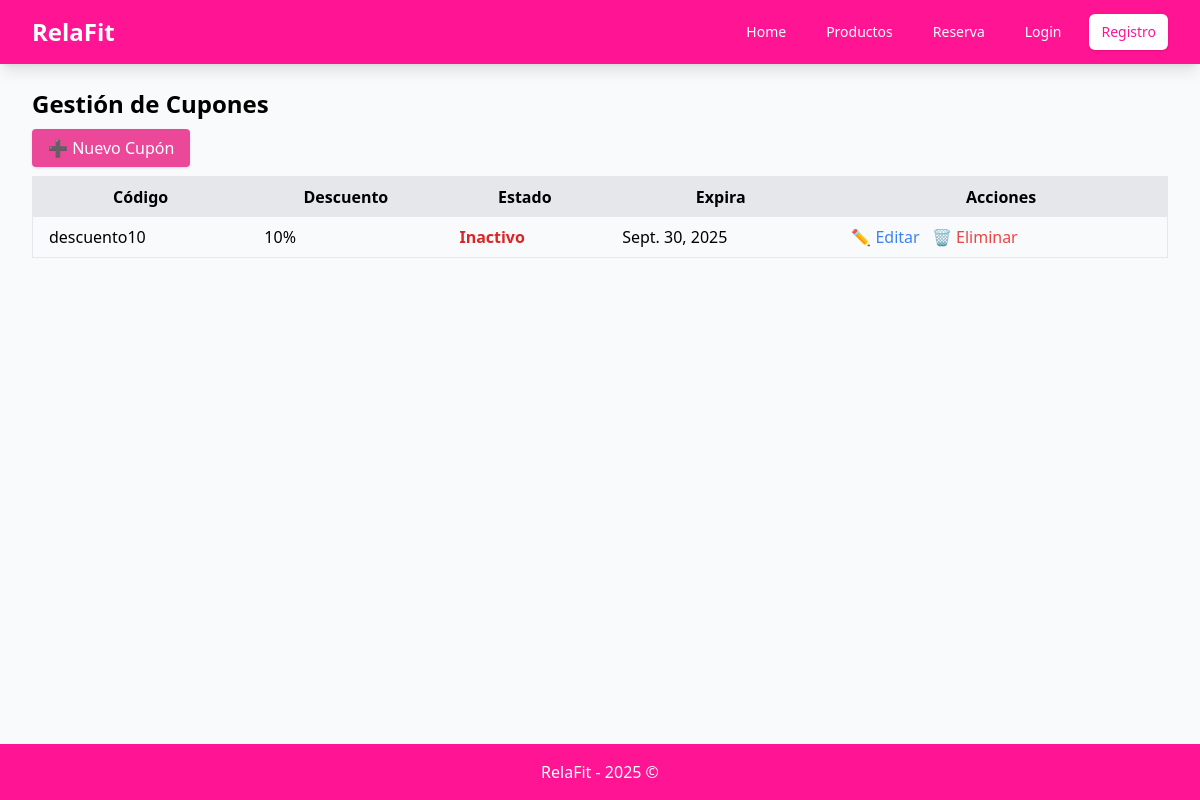
The page /panel/cupones/ on the database its author committed.
### Sesion/models.py (models this page shows)
class Cupon(models.Model):
    idCupon = models.AutoField(primary_key = True)
    descuentoCupon = models.IntegerField()
    codigoCupon = models.CharField()
    estadoCupon = models.BooleanField()
    fechaVencimientoCupon = models.DateField()

### Sesion/views.py (the view)
# urls.py: path("panel/cupones/", CuponListView.as_view(), name="cupon_list"),
class CuponListView(ListView):
    model = Cupon
    template_name = "cupon/cupon_list.html"
    context_object_name = "cupones"

### Sesion/templates/cupon/cupon_list.html (shortened to what this page needs)
{% extends "base.html" %}
{% block content %}
<h1 class="text-2xl font-bold mb-4">Gestión de Cupones</h1>
<a href="{% url 'cupon_form' %}"
   class="bg-pink-500 hover:bg-pink-600 text-white px-4 py-2 rounded shadow">
   ➕ Nuevo Cupón
</a>
<table class="min-w-full mt-4 border">
  <thead>
    <tr class="bg-gray-200">
      <th class="px-4 py-2">Código</th>
      <th class="px-4 py-2">Descuento</th>
      <th class="px-4 py-2">Estado</th>
      <th class="px-4 py-2">Expira</th>
      <th class="px-4 py-2">Acciones</th>
    </tr>
  </thead>
  <tbody>
    {% for cupon in cupones %}
    <tr class="border-b">
      <td class="px-4 py-2">{{ cupon.codigoCupon }}</td>
      <td class="px-4 py-2">{{ cupon.descuentoCupon }}%</td>
      <td class="px-4 py-2">
        {% if cupon.estadoCupon %}
          <span class="text-green-600 font-semibold">Activo</span>
        {% else %}
          <span class="text-red-600 font-semibold">Inactivo</span>
        {% endif %}
      </td>
      <td class="px-4 py-2">{{ cupon.fechaVencimientoCupon }}</td>
      <td class="px-4 py-2 space-x-2">
        <a href="{% url 'cupon_form' cupon.idCupon %}" class="text-blue-500">✏️ Editar</a>
        <button onclick="openModal('{{ cupon.id }}')" class="text-red-500">🗑 Eliminar</button>
      </td>
    </tr>
    {% empty %}
    <tr>
      <td colspan="5" class="text-center py-4">No hay cupones registrados.</td>
    </tr>
    {% endfor %}
  </tbody>
</table>
{% endblock %}

### rows shown on the page
Cupon: codigoCupon "descuento10", descuentoCupon "10", estadoCupon "Inactivo", fechaVencimientoCupon "Sept. 30, 2025"
